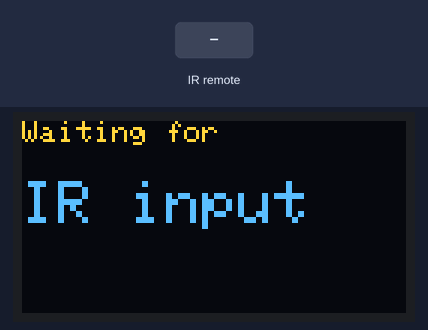
Simulated run of this sketch. Board: ESP32. Shown: 128×64 one-colour display. Inputs (shaded band) come from the test bench. The OLED is the two-colour kind (top 16 rows yellow); what the sketch prints to the serial monitor is not drawn.

Above: at 1.2 s.
1.3 s: infrared code 0x45 received
At 2.0 s:
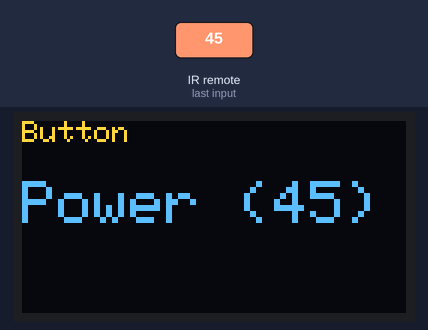
2.8 s: infrared code 0x46 received
At 3.1 s:
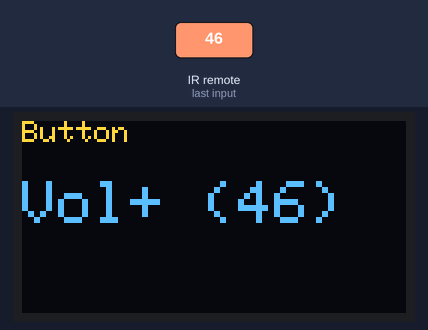
4.3 s: infrared code 0x47 received
At 5.5 s:
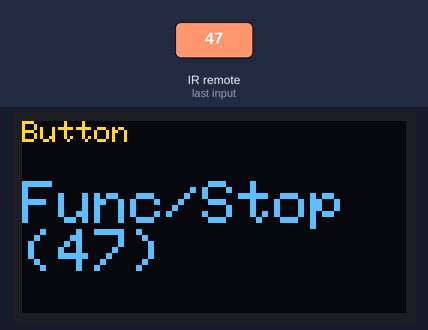
5.8 s: infrared code 0x44 received
At 6.6 s:
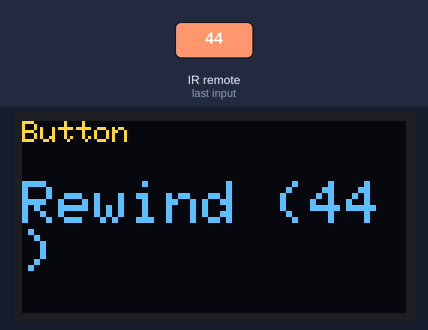
7.3 s: infrared code 0x40 received
At 7.7 s:
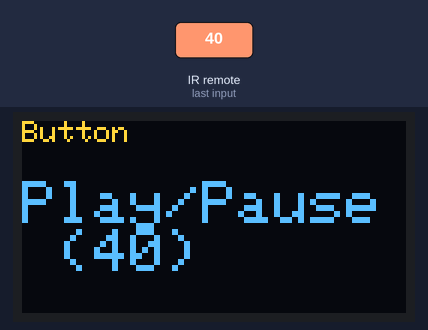
8.8 s: infrared code 0x43 received
At 10.1 s:
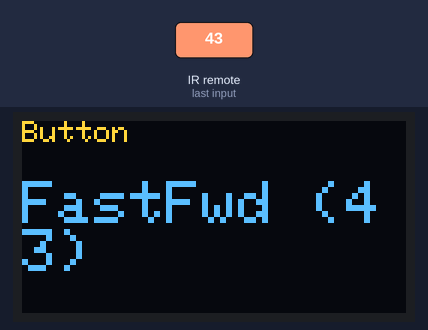
Timing chart, 0 to 11.3 s (numbered marks = the images above; inputs shaded):
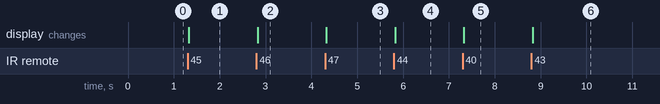

Measured:
- after the input at 1.3 s, the display: changes at once (image 1)
- after the input at 2.8 s, the display: changes at once (image 2)
- after the input at 4.3 s, the display: changes at once (image 3)
- after the input at 5.8 s, the display: changes at once (image 4)
- after the input at 7.3 s, the display: changes at once (image 5)
- after the input at 8.8 s, the display: changes at once (image 6)

The sketch:

CFL12_IR_Remote_OLED.ino
```cpp
#include <IRremote.h>
#include <Wire.h>
#include <Adafruit_GFX.h>
#include <Adafruit_SSD1306.h>

// === OLED Settings ===
#define SCREEN_WIDTH 128
#define SCREEN_HEIGHT 64
#define OLED_RESET -1  // No reset pin
Adafruit_SSD1306 display(SCREEN_WIDTH, SCREEN_HEIGHT, &Wire, OLED_RESET);

// === IR Remote Pin ===
#define IR_RECEIVE_PIN 34

// Function to display message on OLED
void showOnOLED(String label, String value) {
  display.clearDisplay();
  display.setTextSize(1);
  display.setTextColor(SSD1306_WHITE);
  display.setCursor(0, 0);
  display.println(label);
  display.setTextSize(2);
  display.setCursor(0, 20);
  display.println(value);
  display.display();
}

void setup() {
  Serial.begin(9600);

  // === IR Receiver Init ===
  IrReceiver.begin(IR_RECEIVE_PIN, ENABLE_LED_FEEDBACK);
  Serial.println("IR Receiver ready...");

  // === OLED Init ===
  if (!display.begin(SSD1306_SWITCHCAPVCC, 0x3C)) {
    Serial.println(F("SSD1306 allocation failed"));
    while (true);
  }
  showOnOLED("Waiting for", "IR input");
}

void loop() {
  if (IrReceiver.decode()) {
    uint8_t cmd = IrReceiver.decodedIRData.command;

    // Print raw command
    Serial.print("IR Code: 0x");
    Serial.println(cmd, HEX);

    // Match command to action
    String action = "Unknown";
    switch (cmd) {
      case 0x45:
        action = "Power";
        break;
      case 0x46:
        action = "Vol+";
        break;
      case 0x47:
        action = "Func/Stop";
        break;
      case 0x44:
        action = "Rewind";
        break;
      case 0x40:
        action = "Play/Pause";
        break;
      case 0x43:
        action = "FastFwd";
        break;
      case 0x07:
        action = "Down";
        break;
      case 0x15:
        action = "Up";
        break;
      case 0x09:
        action = "EQ";
        break;
      // Add more button mappings here as needed
    }

    // Show on OLED
    showOnOLED("Button", action + " (" + String(cmd, HEX) + ")");

    // Resume IR receiver
    IrReceiver.resume();
  }
}
```
